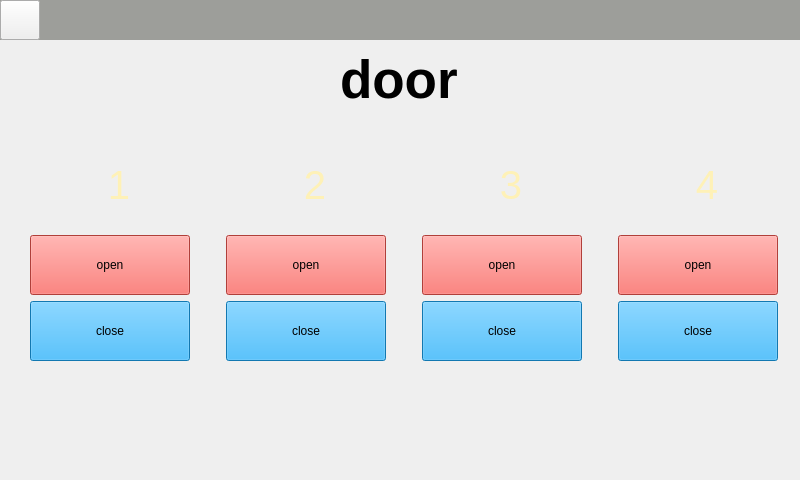
<?xml version="1.0" encoding="UTF-8"?>
<ui version="4.0">
 <class>door</class>
 <widget class="QMainWindow" name="door">
  <property name="geometry">
   <rect>
    <x>0</x>
    <y>0</y>
    <width>800</width>
    <height>480</height>
   </rect>
  </property>
  <property name="minimumSize">
   <size>
    <width>800</width>
    <height>480</height>
   </size>
  </property>
  <property name="maximumSize">
   <size>
    <width>800</width>
    <height>480</height>
   </size>
  </property>
  <property name="windowTitle">
   <string>MainWindow</string>
  </property>
  <property name="styleSheet">
   <string notr="true">#door{
border-image: url(:/image/background.jpg);
}</string>
  </property>
  <widget class="QWidget" name="centralwidget">
   <property name="styleSheet">
    <string notr="true"/>
   </property>
   <widget class="QLabel" name="top">
    <property name="geometry">
     <rect>
      <x>0</x>
      <y>0</y>
      <width>800</width>
      <height>40</height>
     </rect>
    </property>
    <property name="styleSheet">
     <string notr="true">background-color:rgba(136, 138, 133, 0.8)</string>
    </property>
    <property name="text">
     <string/>
    </property>
   </widget>
   <widget class="QPushButton" name="back">
    <property name="geometry">
     <rect>
      <x>0</x>
      <y>0</y>
      <width>40</width>
      <height>40</height>
     </rect>
    </property>
    <property name="styleSheet">
     <string notr="true">border-image: url(:/image/back.png);</string>
    </property>
    <property name="text">
     <string/>
    </property>
   </widget>
   <widget class="QLabel" name="label_5">
    <property name="geometry">
     <rect>
      <x>340</x>
      <y>50</y>
      <width>120</width>
      <height>60</height>
     </rect>
    </property>
    <property name="font">
     <font>
      <pointsize>40</pointsize>
      <weight>75</weight>
      <bold>true</bold>
     </font>
    </property>
    <property name="text">
     <string>door</string>
    </property>
   </widget>
   <widget class="QWidget" name="layoutWidget">
    <property name="geometry">
     <rect>
      <x>20</x>
      <y>140</y>
      <width>771</width>
      <height>221</height>
     </rect>
    </property>
    <layout class="QHBoxLayout" name="horizontalLayout">
     <item>
      <layout class="QVBoxLayout" name="verticalLayout">
       <item>
        <widget class="QLabel" name="label">
         <property name="font">
          <font>
           <pointsize>30</pointsize>
          </font>
         </property>
         <property name="styleSheet">
          <string notr="true">
color: rgb(254, 241, 183);</string>
         </property>
         <property name="text">
          <string>       1</string>
         </property>
        </widget>
       </item>
       <item>
        <widget class="QPushButton" name="pushButton_2">
         <property name="minimumSize">
          <size>
           <width>160</width>
           <height>60</height>
          </size>
         </property>
         <property name="maximumSize">
          <size>
           <width>160</width>
           <height>60</height>
          </size>
         </property>
         <property name="styleSheet">
          <string notr="true">background-color: rgb(247, 88, 81);</string>
         </property>
         <property name="text">
          <string>open</string>
         </property>
        </widget>
       </item>
       <item>
        <widget class="QPushButton" name="pushButton_3">
         <property name="minimumSize">
          <size>
           <width>160</width>
           <height>60</height>
          </size>
         </property>
         <property name="maximumSize">
          <size>
           <width>160</width>
           <height>60</height>
          </size>
         </property>
         <property name="styleSheet">
          <string notr="true">background-color: rgb(25, 168, 248);</string>
         </property>
         <property name="text">
          <string>close</string>
         </property>
        </widget>
       </item>
      </layout>
     </item>
     <item>
      <spacer name="horizontalSpacer">
       <property name="orientation">
        <enum>Qt::Horizontal</enum>
       </property>
       <property name="sizeType">
        <enum>QSizePolicy::Fixed</enum>
       </property>
       <property name="sizeHint" stdset="0">
        <size>
         <width>20</width>
         <height>20</height>
        </size>
       </property>
      </spacer>
     </item>
     <item>
      <layout class="QVBoxLayout" name="verticalLayout_2">
       <item>
        <widget class="QLabel" name="label_2">
         <property name="font">
          <font>
           <pointsize>30</pointsize>
          </font>
         </property>
         <property name="styleSheet">
          <string notr="true">color: rgb(254, 241, 183);</string>
         </property>
         <property name="text">
          <string>       2</string>
         </property>
        </widget>
       </item>
       <item>
        <widget class="QPushButton" name="pushButton_4">
         <property name="minimumSize">
          <size>
           <width>160</width>
           <height>60</height>
          </size>
         </property>
         <property name="maximumSize">
          <size>
           <width>160</width>
           <height>60</height>
          </size>
         </property>
         <property name="styleSheet">
          <string notr="true">background-color: rgb(247, 88, 81);</string>
         </property>
         <property name="text">
          <string>open</string>
         </property>
        </widget>
       </item>
       <item>
        <widget class="QPushButton" name="pushButton_5">
         <property name="minimumSize">
          <size>
           <width>160</width>
           <height>60</height>
          </size>
         </property>
         <property name="maximumSize">
          <size>
           <width>160</width>
           <height>60</height>
          </size>
         </property>
         <property name="styleSheet">
          <string notr="true">background-color: rgb(25, 168, 248);</string>
         </property>
         <property name="text">
          <string>close</string>
         </property>
        </widget>
       </item>
      </layout>
     </item>
     <item>
      <spacer name="horizontalSpacer_2">
       <property name="orientation">
        <enum>Qt::Horizontal</enum>
       </property>
       <property name="sizeType">
        <enum>QSizePolicy::Fixed</enum>
       </property>
       <property name="sizeHint" stdset="0">
        <size>
         <width>20</width>
         <height>20</height>
        </size>
       </property>
      </spacer>
     </item>
     <item>
      <layout class="QVBoxLayout" name="verticalLayout_3">
       <item>
        <widget class="QLabel" name="label_3">
         <property name="font">
          <font>
           <pointsize>30</pointsize>
          </font>
         </property>
         <property name="styleSheet">
          <string notr="true">
color: rgb(254, 241, 183);</string>
         </property>
         <property name="text">
          <string>       3</string>
         </property>
        </widget>
       </item>
       <item>
        <widget class="QPushButton" name="pushButton_6">
         <property name="minimumSize">
          <size>
           <width>160</width>
           <height>60</height>
          </size>
         </property>
         <property name="maximumSize">
          <size>
           <width>160</width>
           <height>60</height>
          </size>
         </property>
         <property name="styleSheet">
          <string notr="true">background-color: rgb(247, 88, 81);</string>
         </property>
         <property name="text">
          <string>open</string>
         </property>
        </widget>
       </item>
       <item>
        <widget class="QPushButton" name="pushButton_7">
         <property name="minimumSize">
          <size>
           <width>160</width>
           <height>60</height>
          </size>
         </property>
         <property name="maximumSize">
          <size>
           <width>160</width>
           <height>60</height>
          </size>
         </property>
         <property name="styleSheet">
          <string notr="true">background-color: rgb(25, 168, 248);</string>
         </property>
         <property name="text">
          <string>close</string>
         </property>
        </widget>
       </item>
      </layout>
     </item>
     <item>
      <spacer name="horizontalSpacer_3">
       <property name="orientation">
        <enum>Qt::Horizontal</enum>
       </property>
       <property name="sizeType">
        <enum>QSizePolicy::Fixed</enum>
       </property>
       <property name="sizeHint" stdset="0">
        <size>
         <width>20</width>
         <height>20</height>
        </size>
       </property>
      </spacer>
     </item>
     <item>
      <layout class="QVBoxLayout" name="verticalLayout_4">
       <item>
        <widget class="QLabel" name="label_4">
         <property name="font">
          <font>
           <pointsize>30</pointsize>
          </font>
         </property>
         <property name="styleSheet">
          <string notr="true">
color: rgb(254, 241, 183);</string>
         </property>
         <property name="text">
          <string>       4</string>
         </property>
        </widget>
       </item>
       <item>
        <widget class="QPushButton" name="pushButton_8">
         <property name="minimumSize">
          <size>
           <width>160</width>
           <height>60</height>
          </size>
         </property>
         <property name="maximumSize">
          <size>
           <width>160</width>
           <height>60</height>
          </size>
         </property>
         <property name="styleSheet">
          <string notr="true">background-color: rgb(247, 88, 81);</string>
         </property>
         <property name="text">
          <string>open</string>
         </property>
        </widget>
       </item>
       <item>
        <widget class="QPushButton" name="pushButton_9">
         <property name="minimumSize">
          <size>
           <width>160</width>
           <height>60</height>
          </size>
         </property>
         <property name="maximumSize">
          <size>
           <width>160</width>
           <height>60</height>
          </size>
         </property>
         <property name="styleSheet">
          <string notr="true">background-color: rgb(25, 168, 248);</string>
         </property>
         <property name="text">
          <string>close</string>
         </property>
        </widget>
       </item>
      </layout>
     </item>
    </layout>
   </widget>
  </widget>
 </widget>
 <resources/>
 <connections/>
</ui>
